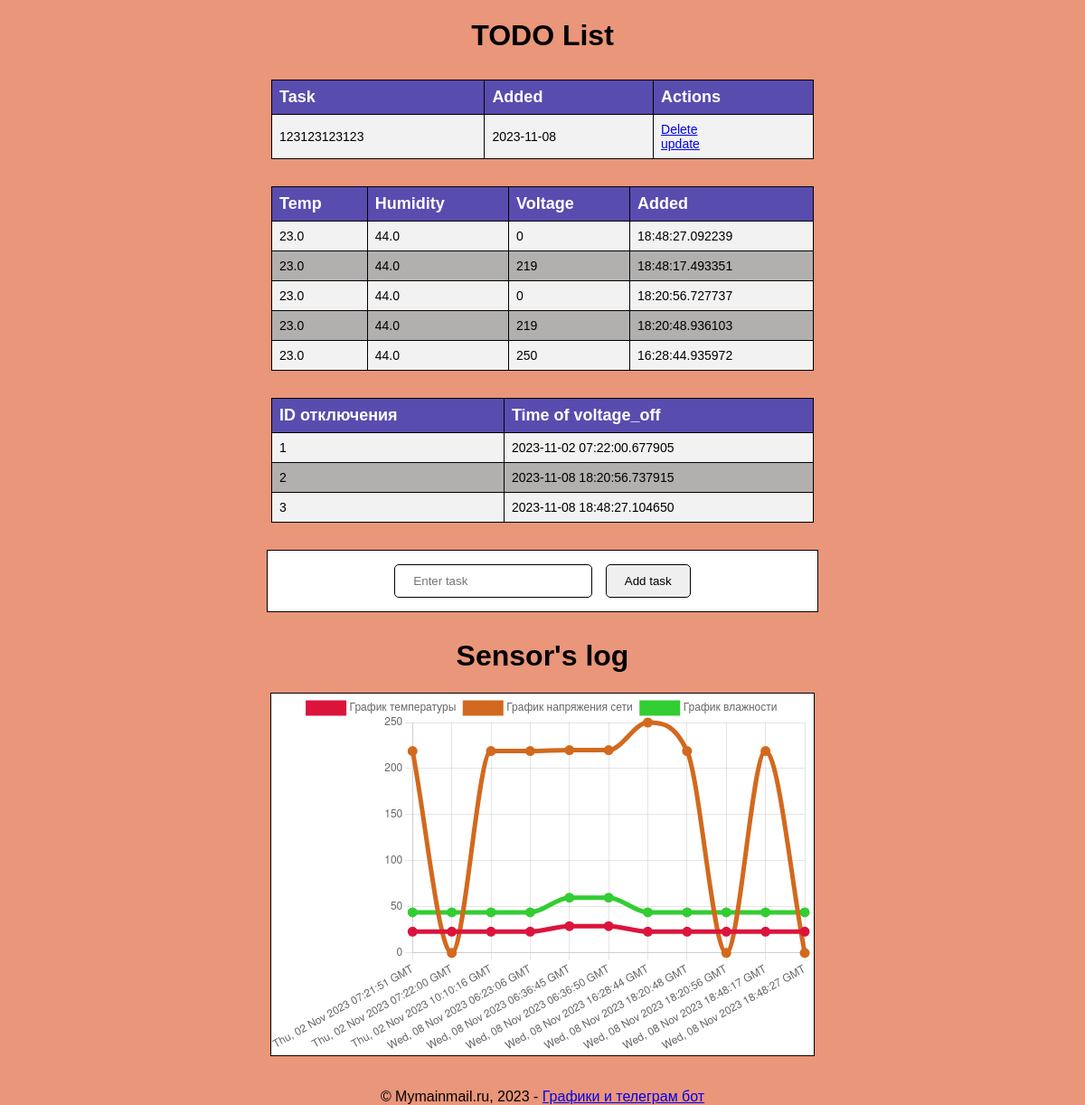
Before: / with the older database file.
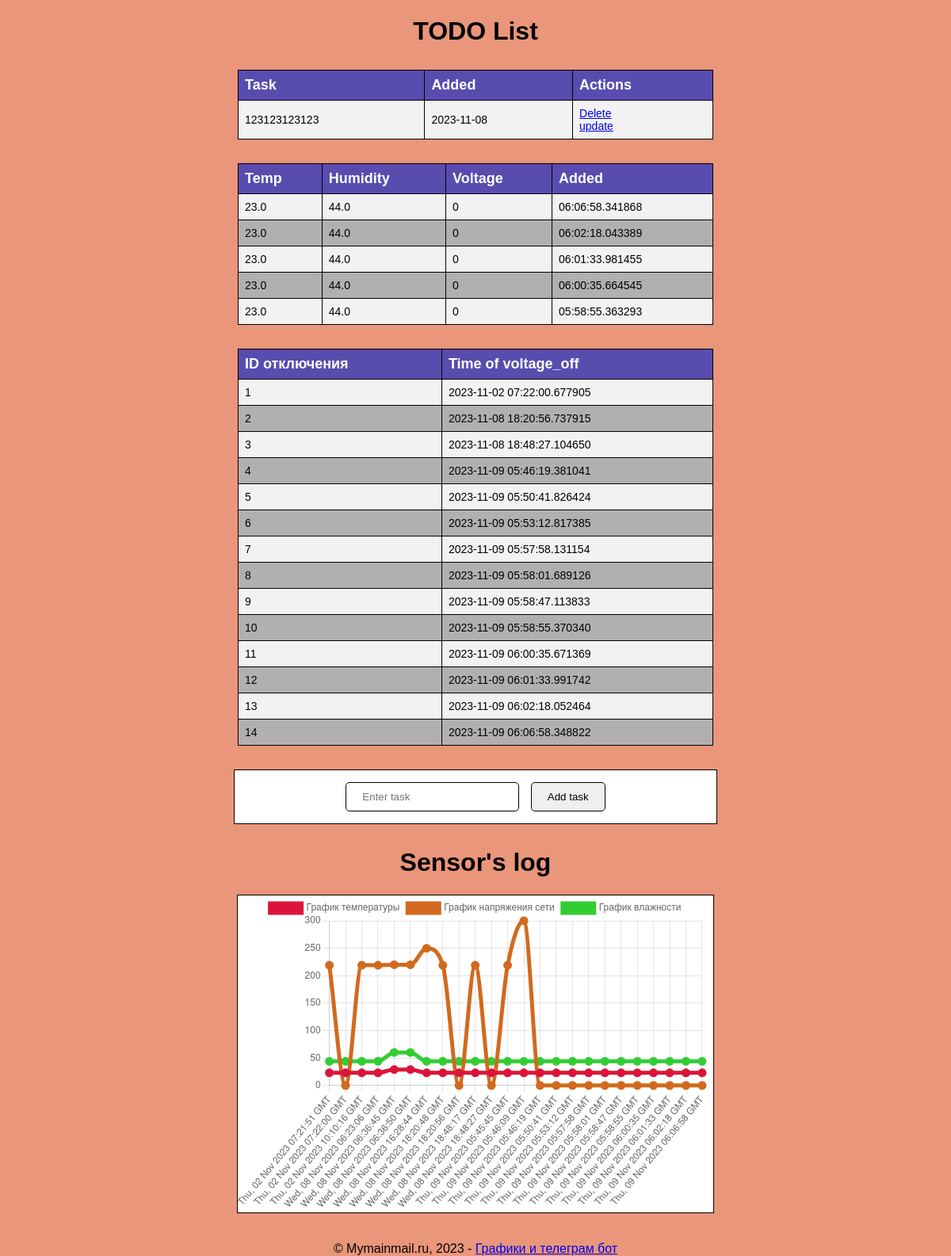
After: the same page with the newer database file.
### app/models.py (models this page shows, shortened)
class Todo(db.Model):
    id = db.Column(db.Integer, primary_key=True)
    content = db.Column(db.String(200), nullable=False)
    date_created = db.Column(db.DateTime, default=datetime.utcnow)

class Sensors(db.Model):
    id = db.Column(db.Integer, primary_key=True)
    temp = db.Column(db.Float)
    humidity = db.Column(db.Float)
    voltage = db.Column(db.Integer)
    date_send = db.Column(db.DateTime, default=datetime.utcnow)

class VoltageOff(db.Model):
    id = db.Column(db.Integer, primary_key=True)
    voltage = db.Column(db.Integer)
    date_send = db.Column(db.DateTime, default=datetime.utcnow)

### app/views.py (the view)
@app.route('/', methods=['GET', 'POST'])
def index():
    if request.method == 'POST':
        task_content = request.form['content']  # Form input Name tag
        new_task = Todo(content=task_content)
        try:
            db.session.add(new_task)
            db.session.commit()
            return redirect("/")
        except:
            return "Error creating new task."
    else:
        tasks = Todo.query.order_by(Todo.date_created).all()
        sensor_values = Sensors.query.order_by(Sensors.date_send).all()[:60] # Если в sensor_values получается тип
        sensors_for_tab = Sensors.query.order_by(Sensors.id.desc()).limit(
5)  # последине 5 записей в обратном порядке для таблицы
        voltage_off = VoltageOff.query.order_by(VoltageOff.date_send).all()[-15:] #Последние 15 отключений электричества
        date_value = []
        data = []
        voltage = []
        humidity = []
        for row in sensor_values:
            date_value.append(row.date_send)
            data.append(row.temp)
            voltage.append(row.voltage)
            humidity.append(row.humidity)
        return render_template('index.html', tasks=tasks, sensor_values=sensor_values, labels2=date_value, data=data,
                               voltage=voltage, humidity=humidity, sensors_for_tab=sensors_for_tab,
                               voltage_off=voltage_off)  # IMP

### app/templates/index.html (shortened to what this page needs)
{% extends 'base.html' %} {% block head %} {% endblock %} {% block body %}
<h1>TODO List</h1>
<div class="tablediv">
    <table>
        {%if tasks|length < 1 %} <h3>There are no task to show. Create one below</h3>
            {% else %}
            <tr>
                <th>Task</th>
                <th>Added</th>
                <th>Actions</th>
            </tr>
            {% for task in tasks %}
            <tr>
                <td>{{task.content}}</td>
                <td>{{task.date_created.date()}}</td>
                <td>
                    <a href="/delete/{{task.id}}">Delete</a>
                    <br />
                    <a href="/update/{{task.id}}">update</a>
                </td>
            </tr>
            {% endfor %}
    {% endif %}
    </table>
    <table>
        {%if sensor_values|length < 1 %} <h3>There are no values of sensors to show. Create one below</h3>
            {% else %}
            <tr>
                <th>Temp</th>
                <th>Humidity</th>
                <th>Voltage</th>
                <th>Added</th>
            </tr>
            {% for sensor_value in sensors_for_tab %}
            <tr>
                <td>{{sensor_value.temp}}</td>
                <td>{{sensor_value.humidity}}</td>
                <td>{{sensor_value.voltage}}</td>
                <td>{{sensor_value.date_send.time()}}</td>
            </tr>
            {% endfor %}
    {% endif %}
    </table>
    <table>
        {%if voltage_off|length < 1 %} <h3>There are no values of voltage_off to show. Create one below</h3>
            {% else %}
            <tr>
                <th>ID отключения</th>
                <th>Time of voltage_off</th>
            </tr>
            {% for v_off in voltage_off %}
            <tr>
                <td>{{v_off.id}}</td>
                <td>{{v_off.date_send}}</td>
            </tr>
            {% endfor %}
    {% endif %}
    </table>
<div class="form">
<form action="/" method="post" >
        <input type="text" name="content" id="content" placeholder="Enter task" />
        <input type="submit" value="Add task" />
    </form>
    </div>
    <h1>Sensor's log</h1>
    <div class="chartdiv" style="height: 50vh;">
        <canvas id="myChart">
    <script>
        const labels = {{ labels2 | tojson}};
        const data = {
            labels: labels,
            datasets: [{
                label: 'График температуры',
                backgroundColor: 'crimson',
                borderColor: 'crimson',
                data: {{ data | tojson}},
                borderWidth: 5,
                cubicInterpolationMode: 'monotone',
            },
            {
                label: 'График напряжения сети',
                backgroundColor: 'Chocolate',
                borderColor: 'Chocolate',
                data: {{ voltage | tojson}},
                borderWidth: 5,
                cubicInterpolationMode: 'monotone',
            },
            {
                label: 'График влажности',
                backgroundColor: 'LimeGreen',
                borderColor: 'LimeGreen',
                data: {{ humidity | tojson}},
                borderWidth: 5,
                cubicInterpolationMode: 'monotone',
            }
            ]
        };
        const config = {
            type: 'line',
            data: data,
            options: { maintainAspectRatio: false }
        };
        const myChart = new Chart(
            document.getElementById('myChart'),
            config
        );
    </script>
            </div>
{% endblock %}

### app/templates/base.html (shortened to what this page needs)
<!DOCTYPE html>
<html lang="en">
<head>
    <link rel="stylesheet" href="{{ url_for('static', filename='css/main.css') }}" >
</head>
<body>
    {% block body %}{% endblock  %}
<br>
    <br>
© Mymainmail.ru, 2023 - <a href="https://mymainmail.ru" alt="Графики и телеграм бот">Графики и телеграм бот</a>
</body>
</html>

### app/static/css/main.css (style rules this page uses)
body { margin: 0; font-family: sans-serif; background-color: darksalmon; text-align: center; }
table { border-collapse: collapse; width: 50%; border: 1px solid #000000; font-size: 14px; margin: 30px auto; }
.tablediv { text-align: center; margin: auto; }
th, td { text-align: left; padding: 8px; border: 1px solid #000000; }
th { background-color: #594caf; font-size: large; color: white; }
tr:nth-child(even) { background-color: #f2f2f2 }
tr:nth-child(odd) { background-color: #b2b0af }
form { margin: 30px auto; width: 49%; border: 1px solid #000000; padding: 10px; background-color: #ffffff; }
input { padding: 10px 20px; margin: 5px; border-radius: 5px; border: 1px solid #000000; }
.chartdiv { border: 1px solid #000000; background-color: #ffffff; width: 50%; height: 50vh; text-align: center; margin: auto; }

Changed rows visible on the page:
no longer on this page (row unchanged): Sensors: temp "23.0", humidity "44.0", voltage "0", date_send.time "18:48:27.092239"
no longer on this page (row unchanged): Sensors: temp "23.0", humidity "44.0", voltage "219", date_send.time "18:48:17.493351"
no longer on this page (row unchanged): Sensors: temp "23.0", humidity "44.0", voltage "0", date_send.time "18:20:56.727737"
no longer on this page (row unchanged): Sensors: temp "23.0", humidity "44.0", voltage "219", date_send.time "18:20:48.936103"
no longer on this page (row unchanged): Sensors: temp "23.0", humidity "44.0", voltage "250", date_send.time "16:28:44.935972"
added Sensors: temp "23.0", humidity "44.0", voltage "0", date_send.time "06:06:58.341868"
added Sensors: temp "23.0", humidity "44.0", voltage "0", date_send.time "06:02:18.043389"
added Sensors: temp "23.0", humidity "44.0", voltage "0", date_send.time "06:01:33.981455"
added Sensors: temp "23.0", humidity "44.0", voltage "0", date_send.time "06:00:35.664545"
added Sensors: temp "23.0", humidity "44.0", voltage "0", date_send.time "05:58:55.363293"
added VoltageOff: id "4", date_send "2023-11-09 05:46:19.381041"
added VoltageOff: id "5", date_send "2023-11-09 05:50:41.826424"
added VoltageOff: id "6", date_send "2023-11-09 05:53:12.817385"
added VoltageOff: id "7", date_send "2023-11-09 05:57:58.131154"
added VoltageOff: id "8", date_send "2023-11-09 05:58:01.689126"
added VoltageOff: id "9", date_send "2023-11-09 05:58:47.113833"
added VoltageOff: id "10", date_send "2023-11-09 05:58:55.370340"
added VoltageOff: id "11", date_send "2023-11-09 06:00:35.671369"
added VoltageOff: id "12", date_send "2023-11-09 06:01:33.991742"
added VoltageOff: id "13", date_send "2023-11-09 06:02:18.052464"
added VoltageOff: id "14", date_send "2023-11-09 06:06:58.348822"
Other visible differences:
chart data {{ data | tojson }}: [23.0, 23.0, 23.0, 23.0, 29.0, 29.0, 23.0, 23.0, 23.0, 23.0, 23.0] → [23.0, 23.0, 23.0, 23.0, 29.0, 29.0, 23.0, 23.0, 23.0, 23.0, 23.0, 23.0, 23.0, 23.0, 23.0, 23.0, 23.0, 23.0, 23.0, 23.0, 23.0, 23.0, 23.0, 23.0]
chart data {{ voltage | tojson }}: [219, 0, 219, 219, 220, 220, 250, 219, 0, 219, 0] → [219, 0, 219, 219, 220, 220, 250, 219, 0, 219, 0, 219, 300, 0, 0, 0, 0, 0, 0, 0, 0, 0, 0, 0]
chart data {{ humidity | tojson }}: [44.0, 44.0, 44.0, 44.0, 60.0, 60.0, 44.0, 44.0, 44.0, 44.0, 44.0] → [44.0, 44.0, 44.0, 44.0, 60.0, 60.0, 44.0, 44.0, 44.0, 44.0, 44.0, 44.0, 44.0, 44.0, 44.0, 44.0, 44.0, 44.0, 44.0, 44.0, 44.0, 44.0, 44.0, 44.0]
